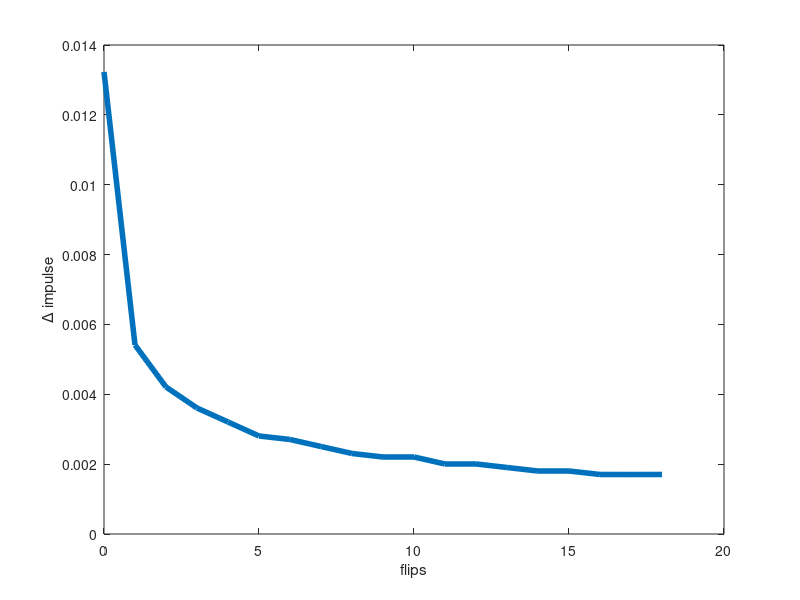

This figure's MATLAB source:
function impulse_flip_rate
    J = load('small_impulse_ode_j.csv');
    R = load('small_impulse_ode_res.csv');

    minFlips = min(R(:));
    maxFlips = max(R(:));

    % find impulse diff between flips
    flip = 0;
    prevIndex = 1;
    for index = 1:length(J)
        currentFlip = R(index);
        if currentFlip >= 20
            J(index)
            break;
        end
        if currentFlip > flip
            currentFlip
            F(flip + 1) = J(index) - J(prevIndex);
            prevIndex = index;
            flip = currentFlip;
        end
    end

    length(F)
    length(minFlips:maxFlips-1)

    clf;
    plot(0:length(F)-1, F, 'LineWidth', 4);
    xlabel('flips');
    ylabel('Δ impulse');
end
